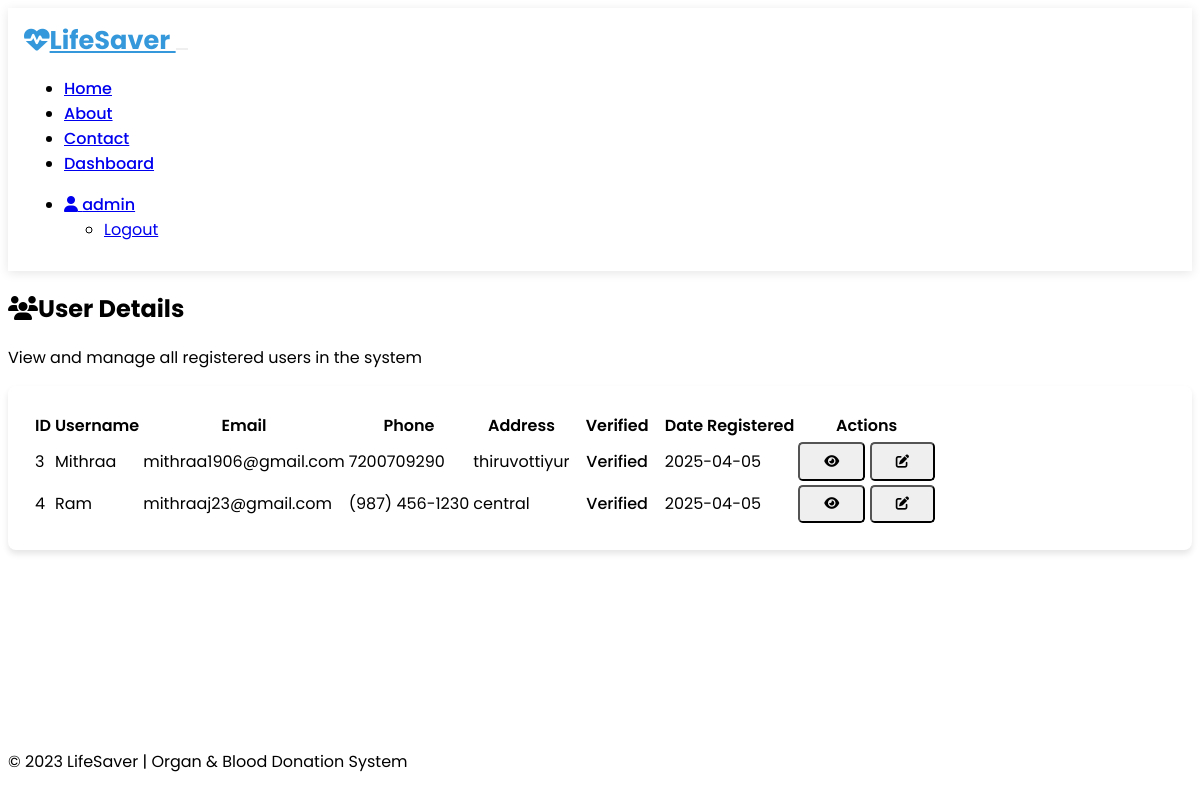
The app's page /admin/users (signed in) with its own data.
### models.py (models this page shows, shortened)
class User(UserMixin, db.Model):
    id = db.Column(db.Integer, primary_key=True)
    username = db.Column(db.String(64), unique=True, nullable=False)
    email = db.Column(db.String(120), unique=True, nullable=False)
    password_hash = db.Column(db.String(256), nullable=False)
    role_id = db.Column(db.Integer, db.ForeignKey('role.id'), nullable=False)
    phone = db.Column(db.String(20))
    address = db.Column(db.String(200))
    is_verified = db.Column(db.Boolean, default=False)
    date_registered = db.Column(db.DateTime, default=datetime.utcnow)
    organ_donations = db.relationship('OrganDonation', backref='donor', lazy=True)
    organ_requests = db.relationship('OrganRequest', backref='requester', lazy=True)
    blood_donations = db.relationship('BloodDonation', backref='donor', lazy=True)
    blood_requests = db.relationship('BloodRequest', backref='requester', lazy=True)
    def get_role(self):
        return self.role_info.name

### routes/admin.py (the view)
    @login_required
    def decorated_function(*args, **kwargs):
        if current_user.get_role() != 'admin':
            flash('You do not have permission to access this page.', 'danger')
            return redirect(url_for('index'))
        return f(*args, **kwargs)

### app.py (called while the page is built)
@login_manager.user_loader
def load_user(user_id):
    from models import User
    return User.query.get(int(user_id))

### routes/admin.py (called while the page is built)
def admin_required(f):
    @login_required
    def decorated_function(*args, **kwargs):
        if current_user.get_role() != 'admin':
            flash('You do not have permission to access this page.', 'danger')
            return redirect(url_for('index'))
        return f(*args, **kwargs)
    decorated_function.__name__ = f.__name__
    return decorated_function

@admin_bp.route('/users')
@admin_required
def users():
    users = User.query.filter(User.role_id==Role.query.filter_by(name='user').first().id).all()
    return render_template('admin/users.html', title='User Details', users=users)

### templates/admin/users.html (shortened to what this page needs)
{% extends 'layout.html' %}
{% block content %}
<section class="container py-4">
    <div class="d-flex justify-content-between align-items-center mb-4">
        <div>
            <h1 class="mb-0"><i class="fas fa-users me-2"></i>User Details</h1>
            <p class="lead">View and manage all registered users in the system</p>
        </div>
    </div>
    <div class="card bg-dark animate-on-scroll" data-animation="fade-in">
        <div class="card-body">
            {% if users %}
                <div class="table-responsive">
                    <table class="table table-hover">
                        <thead>
                            <tr>
                                <th>ID</th>
                                <th>Username</th>
                                <th>Email</th>
                                <th>Phone</th>
                                <th>Address</th>
                                <th>Verified</th>
                                <th>Date Registered</th>
                                <th>Actions</th>
                            </tr>
                        </thead>
                        <tbody>
                            {% for user in users %}
                            <tr>
                                <td>{{ user.id }}</td>
                                <td>{{ user.username }}</td>
                                <td>{{ user.email }}</td>
                                <td>{{ user.phone }}</td>
                                <td>{{ user.address }}</td>
                                <td>
                                    {% if user.is_verified %}
                                        <span class="badge bg-success">Verified</span>
                                    {% else %}
                                        <span class="badge bg-warning">Not Verified</span>
                                    {% endif %}
                                </td>
                                <td>{{ user.date_registered.strftime('%Y-%m-%d') }}</td>
                                <td>
                                    <div class="btn-group btn-group-sm">
                                        <button type="button" class="btn btn-info" data-bs-toggle="tooltip" title="View Details">
                                            <i class="fas fa-eye"></i>
                                        </button>
                                        <button type="button" class="btn btn-warning" data-bs-toggle="tooltip" title="Edit">
                                            <i class="fas fa-edit"></i>
                                        </button>
                                    </div>
                                </td>
                            </tr>
                            {% endfor %}
                        </tbody>
                    </table>
                </div>
            {% else %}
                <div class="text-center py-5">
                    <i class="fas fa-users fa-4x text-secondary mb-3"></i>
                    <h4>No users found</h4>
                    <p>There are no registered users in the system yet</p>
                </div>
            {% endif %}
        </div>
    </div>
</section>
{% endblock %}

### templates/layout.html (shortened to what this page needs)
<!DOCTYPE html>
<html lang="en" data-bs-theme="dark">
<head>
    <link rel="stylesheet" href="https://cdn.replit.com/agent/bootstrap-agent-dark-theme.min.css">
    <link rel="stylesheet" href="https://cdnjs.cloudflare.com/ajax/libs/font-awesome/6.3.0/css/all.min.css">
    <link rel="stylesheet" href="{{ url_for('static', filename='css/styles.css') }}">
</head>
<body {% if scroll_to %}data-scroll-to="{{ scroll_to }}"{% endif %}>
    <nav class="navbar navbar-expand-lg navbar-dark bg-dark">
        <div class="container">
            <a class="navbar-brand" href="{{ url_for('index') }}">
                <i class="fas fa-heartbeat me-2"></i>LifeSaver
            </a>
            <button class="navbar-toggler" type="button" data-bs-toggle="collapse" data-bs-target="#navbarNav">
            </button>
            <div class="collapse navbar-collapse" id="navbarNav">
                <ul class="navbar-nav me-auto">
                    <li class="nav-item">
                        <a class="nav-link" href="{{ url_for('index') }}">Home</a>
                    </li>
                    <li class="nav-item">
                        <a class="nav-link" href="{{ url_for('about') }}">About</a>
                    </li>
                    <li class="nav-item">
                        <a class="nav-link" href="{{ url_for('contact') }}">Contact</a>
                    </li>
                    {% if current_user.is_authenticated %}
                        {% if current_user.get_role() == 'admin' %}
                            <li class="nav-item">
                                <a class="nav-link" href="{{ url_for('admin.dashboard') }}">Dashboard</a>
                            </li>
                        {% elif current_user.get_role() == 'doctor' %}
                            <li class="nav-item">
                                <a class="nav-link" href="{{ url_for('doctor.dashboard') }}">Dashboard</a>
                            </li>
                        {% elif current_user.get_role() == 'user' %}
                            <li class="nav-item">
                                <a class="nav-link" href="{{ url_for('user.dashboard') }}">Dashboard</a>
                            </li>
                        {% endif %}
                    {% endif %}
                </ul>
                <ul class="navbar-nav ms-auto">
                    {% if current_user.is_authenticated %}
                        <li class="nav-item dropdown">
                            <a class="nav-link dropdown-toggle" href="#" id="navbarDropdown" role="button" data-bs-toggle="dropdown">
                                <i class="fas fa-user me-1"></i> {{ current_user.username }}
                            </a>
                            <ul class="dropdown-menu dropdown-menu-end">
                                <li><a class="dropdown-item" href="{{ url_for('auth.logout') }}">Logout</a></li>
                            </ul>
                        </li>
                    {% endif %}
                </ul>
            </div>
        </div>
    </nav>
    <div class="content">
        {% block content %}{% endblock %}
    </div>
    <footer class="footer bg-dark text-light text-center">
        <div class="container">
            <span>&copy; 2023 LifeSaver | Organ & Blood Donation System</span>
        </div>
    </footer>
</body>
</html>

### static/css/styles.css (style rules this page uses)
:root { --primary-color: #3498db; --secondary-color: #2ecc71; --danger-color: #e74c3c; --warning-color: #f39c12; --info-color: #3498db; --success-color: #2ecc71; --dark-color: #2c3e50; --light-color: #ecf0f1; }
body { font-family: 'Poppins', sans-serif; background-color: var(--bs-dark); color: var(--bs-light); transition: all 0.3s ease; position: relative; min-height: 100vh; }
.content { padding-bottom: 60px; }
.navbar { box-shadow: 0 2px 10px rgba(0, 0, 0, 0.1); padding: 0.8rem 1rem; background-color: var(--bs-dark) !important; }
.navbar-brand { font-weight: 700; font-size: 1.6rem; color: var(--primary-color) !important; }
.nav-link { font-weight: 500; transition: all 0.3s ease; position: relative; }
.nav-link::after { content: ''; position: absolute; width: 0; height: 2px; bottom: 0; left: 0; background-color: var(--primary-color); transition: width 0.3s ease; }
.navbar-toggler { border: none; }
.card { border-radius: 0.5rem; overflow: hidden; transition: transform 0.3s ease, box-shadow 0.3s ease; margin-bottom: 1.5rem; border: none; box-shadow: 0 4px 6px rgba(0, 0, 0, 0.1); }
.card-body { padding: 1.5rem; }
.btn { border-radius: 0.3rem; padding: 0.6rem 1.5rem; font-weight: 500; transition: all 0.3s ease; }
.footer { background-color: var(--bs-dark); padding: 1rem 0; position: absolute; bottom: 0; width: 100%; height: 60px; line-height: 60px; }
.badge { font-weight: 500; padding: 0.4rem 0.8rem; border-radius: 0.3rem; }
.fade-in { animation: fadeIn 1s ease; }
.table th { font-weight: 600; }

### records on screen
User: username "admin"
User: id "3", username "Mithraa", email "mithraa1906@gmail.com", phone "7200709290", address "thiruvottiyur", is_verified "Verified", date_registered "2025-04-05"
User: id "4", username "Ram", email "mithraaj23@gmail.com", phone "(987) 456-1230", address "central", is_verified "Verified", date_registered "2025-04-05"
